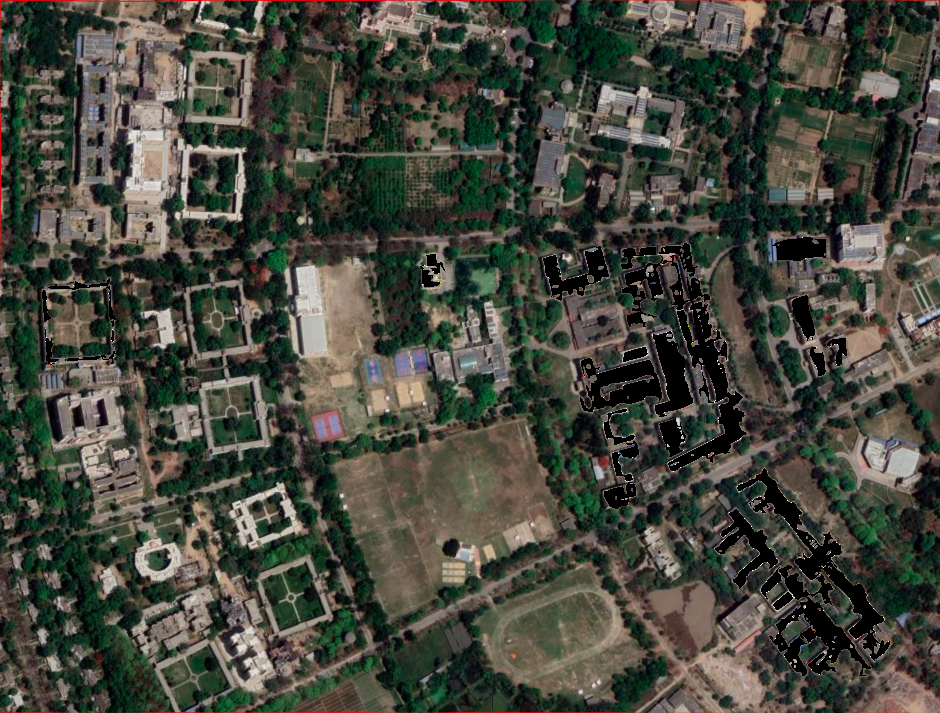
#> input picture data/img copy 2.png, 940 x 713 px
$ python -i shadow_detection_Freitas.py   (imports and definitions only)
#> lines starting #> are read from the running program, lines starting #| are printed output that depends on the picture; after the words box and inside, x2 and y2 are one past the last pixel; in counts of white or black regions, pixels touching at a corner belong together
#> further down, picture is the input picture: shape (713, 940, 3); mean B, G, R 61.3, 71.1, 69.8
#!/usr/bin/python
# -*- coding: UTF-8 -*-

"""
Paper:
V. L. S. Freitas, B. M. F. Reis, and A. M. G. Tommaselli
Automatic shadow detection in aerial and terrestrial images
2017

"""

import cv2
import os
from osgeo import gdal
import numpy as np
from matplotlib import pyplot as plt
import math
from scipy.signal import argrelextrema
import scipy.ndimage.filters as ft
import scipy.signal as sg

from matplotlib.widgets import Slider, Button, RadioButtons


def isShadow(K_R, K_G, K_B):

    # Property 1: tal*K_H^80 < K_H < eta*K_H^20
    if K_R < 1.59 or K_R > 48.44:
        return False

    if K_G < 1.43 or K_G > 41.6:
        return False

    if K_B < 1.27 or K_B > 32.4:
        return False

    # Property 2   K_R > K_G > K_B
    if (K_B>K_R) or (K_B>K_G) or (K_G>K_R):
        return False

    # Property 3
    # K_R-K_G>epsilon and K_G-K_B>epsilon  if  K_R>K_R^80
    # K_R-K_G> (epsilon/2) and K_G-K_B>(epsilon/2)  if  K_R<=K_R^80
    # epsilon = 0.33/2 = 0.165

    if K_R>3.18:
        if (K_R-K_G)<0.165 or (K_G-K_B)<0.165:
            return False

    elif (K_R-K_G)<0.0825 or (K_G-K_B)<0.0825:
        return False

    return True


def shadowDetection_Santos_KH(imgIn):

    rows = imgIn.shape[0]
#> rows = 713
    cols = imgIn.shape[1]
#> cols = 940

    mask = np.zeros((3,3), dtype=float)

    mask[0,0] = -1.0;
    mask[0,1] = -1.0;
    mask[0,2] = -1.0;
    mask[1,0] = -1.0;
    mask[1,1] = 32.0;
    mask[1,2] = -1.0;
    mask[2,0] = -1.0;
    mask[2,1] = -1.0;
    mask[2,2] = -1.0;


    imgOut = np.zeros((rows, cols), dtype=np.uint8)
    shadowMatrix = np.full((rows, cols), 0, dtype=float)
    I_band = np.zeros((rows, cols), dtype=np.uint8)

    np.zeros((rows, cols), dtype=np.uint8)

    for l in range(rows):
        for c in range(cols):
            R = imgIn.item(l,c,2)
            G = imgIn.item(l,c,1)
            B = imgIn.item(l,c,0)


            # Compute components S and I from HSI system - values between 0 and 255
            I  = (0.33333333) * (R + G + B);

            I_band[l,c] = I
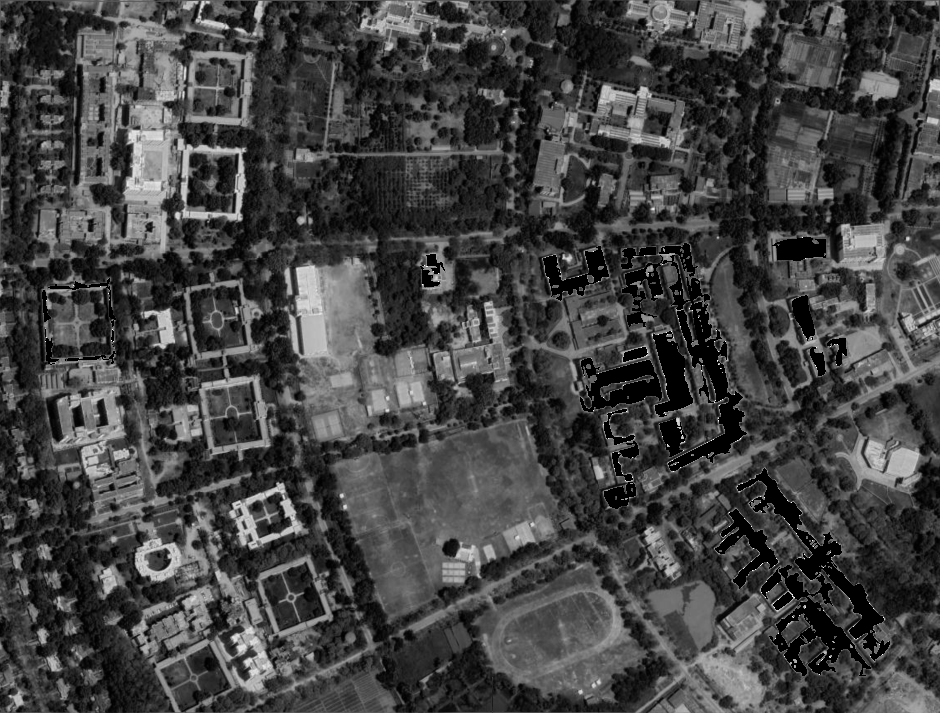
#> I_band: shape (713, 940); min 0, max 254, mean 66.7


    w = 7
    gray = cv2.bilateralFilter(I_band, w, 700, 25)
    shadowMatrix = sg.convolve(gray,mask)/8.0
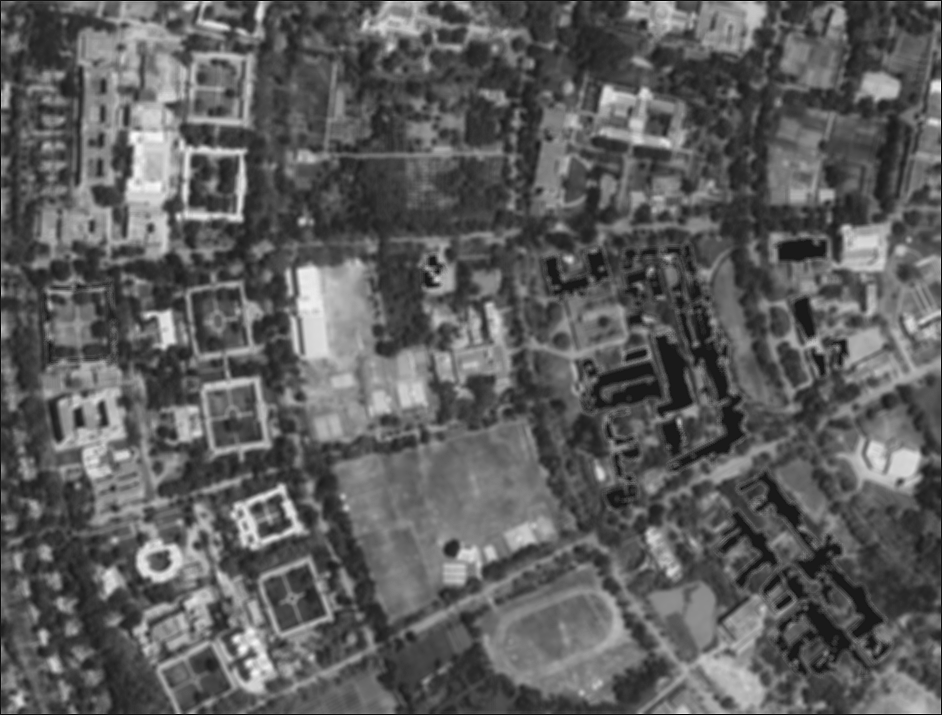
#> shadowMatrix: shape (715, 942) float64; min -73.5, max 670.1, mean 199.2; drawn with min black and max white

    threshold = np.mean(gray)
#> threshold = 66.73

    R_medio_nonShdw = 0.0
    G_medio_nonShdw = 0.0
    B_medio_nonShdw = 0.0
    count = 0.0
    for l in range(2,rows-2):
        for c in range(2,cols-2):
            # Shadow candidates (value 255) are values below the threshold
            if shadowMatrix[l,c] > threshold*1.3:

                # Compute the average R,G,B values from the original image only on shadow-free areas.
                if gray[l,c] > 255/2:
                    R_medio_nonShdw += imgIn.item(l,c,2)
                    G_medio_nonShdw += imgIn.item(l,c,1)
                    B_medio_nonShdw += imgIn.item(l,c,0)
                    count += 1.0
            else:
                imgOut[l,c] = 255
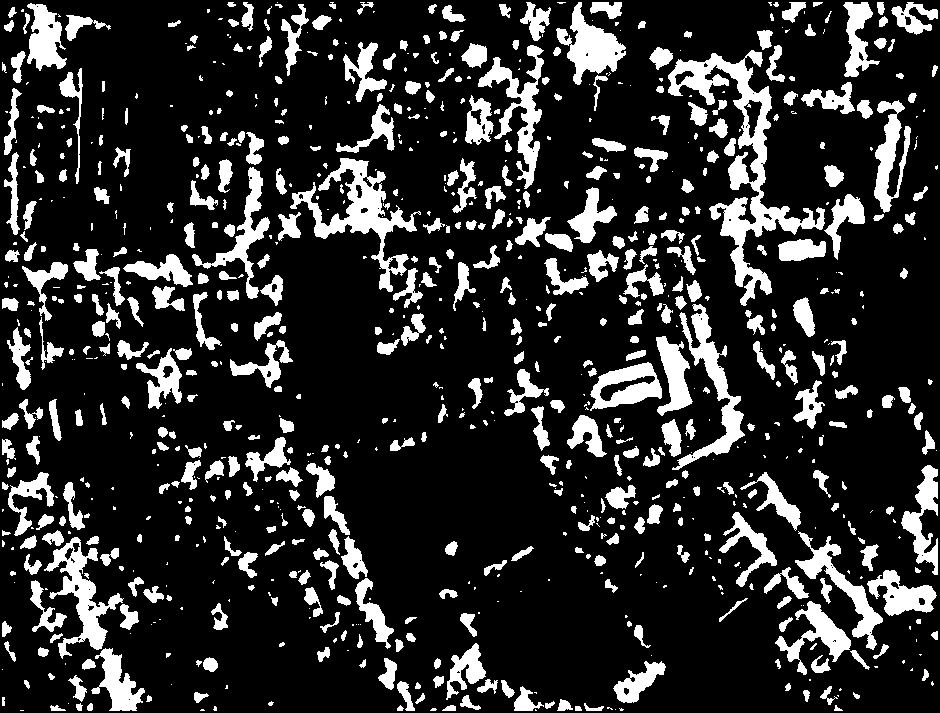
#> imgOut: shape (713, 940); 17.9% white; 897 white regions (366 under 20 px), largest, box (x1, y1, x2, y2) and area: (668, 50, 825, 306) 7729, (290, 158, 421, 292) 4284, (672, 304, 745, 470) 2916
#> after the loop, B_medio_nonShdw = 8353390; G_medio_nonShdw = 8973623; R_medio_nonShdw = 9740425; count = 57176

    # imgOut2 is a copy of imgOut
    imgOut2 = np.copy(imgOut)

    # Just in case there are shadow-free pixels
    if count > 0:
        R_medio_nonShdw = R_medio_nonShdw / count
#> R_medio_nonShdw = 170.4
        G_medio_nonShdw = G_medio_nonShdw / count
#> G_medio_nonShdw = 156.9
        B_medio_nonShdw = B_medio_nonShdw / count
#> B_medio_nonShdw = 146.1

        K_R = 0.0
        K_G = 0.0
        K_B = 0.0

        # Checking on shadow-free areas, verifying the K_H property with windows of size 3
        for l in range(2,rows-2):
            for c in range(2,cols-2):

                R_med = 0.0
                G_med = 0.0
                B_med = 0.0

                # All pixels from the window below must belong to the same target
                # in order to apply the shadow verification process.
                allSameTarget = True
                target = imgOut[l,c]
                for ll in range(-1,2):
                    for cc in range(-1,2):
                        if imgOut[l+ll, c+cc] != target:
                            allSameTarget = False
                        else:
                            B_med += imgIn[l+ll, c+cc, 0]
                            G_med += imgIn[l+ll, c+cc, 1]
                            R_med += imgIn[l+ll, c+cc, 2]


                # Verify the K_H
                # if case they are from the same target
                if allSameTarget == True:
                    # Calcula os componentes K_H
                    R_med = R_med / 9.0
                    G_med = G_med / 9.0
                    B_med = B_med / 9.0

                    K_R=((R_medio_nonShdw+14)**2.4) / ((R_med+14)**2.4)
                    K_G=((G_medio_nonShdw+14)**2.4) / ((G_med+14)**2.4)
                    K_B=((B_medio_nonShdw+14)**2.4) / ((B_med+14)**2.4)

                    # Case the value belong to a shadow, then label it
                    if isShadow(K_R, K_G, K_B) == True:
                        imgOut2[l,c] = 255
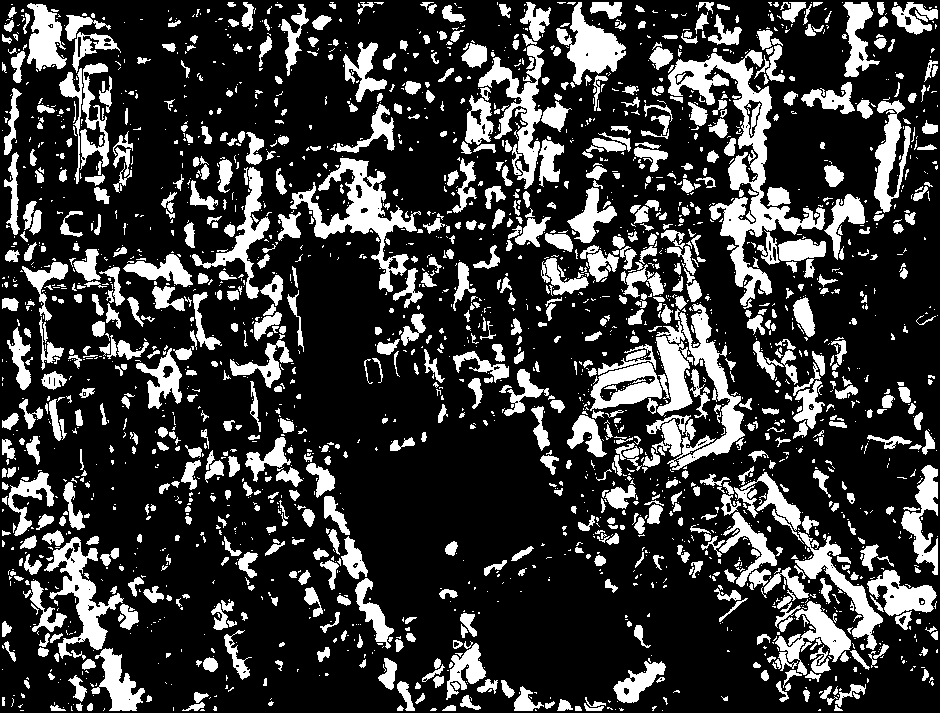
#> imgOut2: shape (713, 940); 22.7% white; 2666 white regions (1791 under 20 px), largest, box (x1, y1, x2, y2) and area: (668, 50, 825, 306) 7729, (290, 158, 421, 292) 4284, (672, 304, 745, 470) 2916


    strElem = cv2.getStructuringElement(cv2.MORPH_ELLIPSE,(3,3)) # Structuring element is a circle
    imgOut2 = cv2.morphologyEx(imgOut2, cv2.MORPH_CLOSE, strElem)
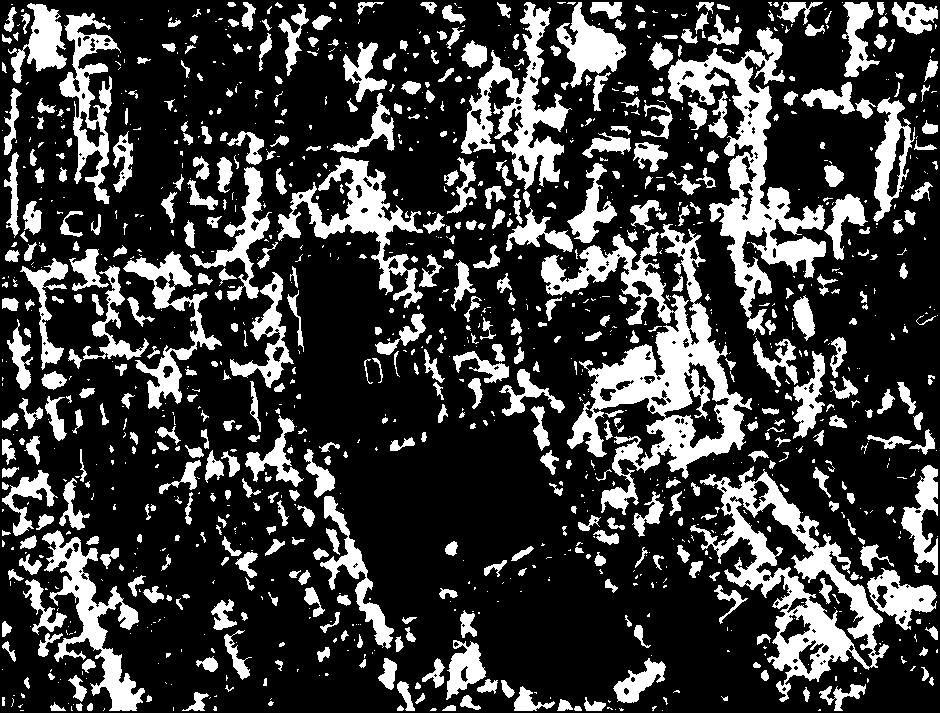
#> imgOut2: shape (713, 940); 24.4% white; 1255 white regions (730 under 20 px), largest, box (x1, y1, x2, y2) and area: (541, 224, 752, 515) 18174, (668, 27, 826, 335) 12215, (690, 466, 889, 702) 11834
    kernel = np.ones((3, 3), np.uint8)
    imgOut2 = cv2.erode(imgOut2, kernel, iterations=1)
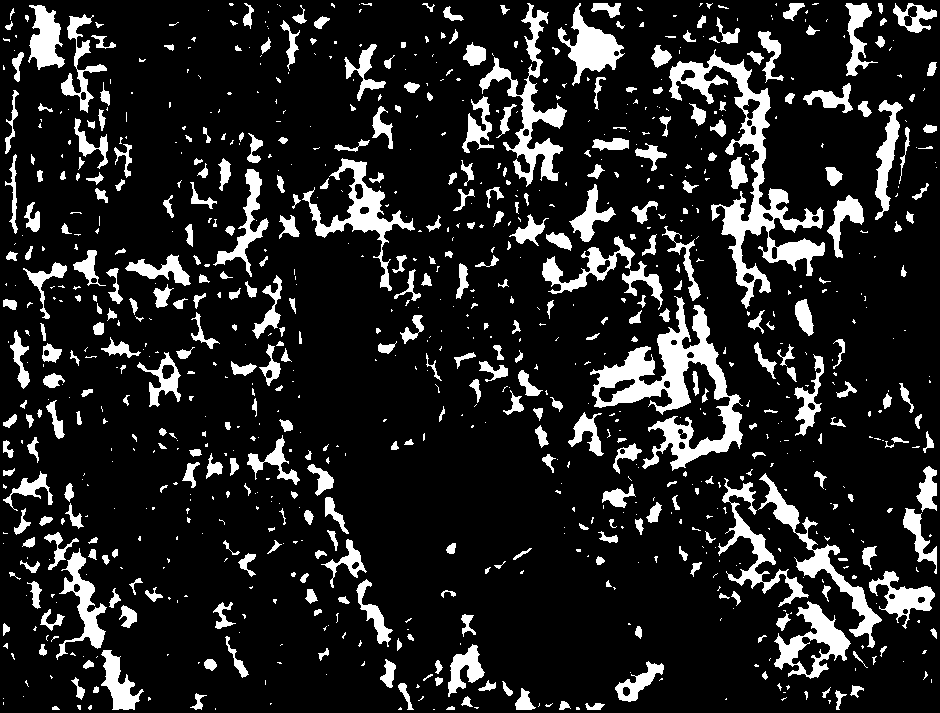
#> imgOut2: shape (713, 940); 14.4% white; 931 white regions (537 under 20 px), largest, box (x1, y1, x2, y2) and area: (590, 296, 743, 471) 7988, (669, 49, 825, 309) 7569, (479, 3, 567, 187) 3464
    #imgOut2 = cv2.dilate(imgOut2, kernel, iterations=1)

    return imgOut2


def main(input_image, folder_path, base_name):
    imgRef = cv2.imread(input_image)
    imgOut = shadowDetection_Santos_KH(imgRef)
    cv2.imwrite(os.path.join(folder_path, base_name + '_Freitas.tif'), imgOut)

    dataset = gdal.Open( input_image )
    projection   = dataset.GetProjection()
    geotransform = dataset.GetGeoTransform()

    if projection is not None and geotransform is not None:
        dataset2 = gdal.Open( os.path.join(folder_path, base_name + '_Freitas.tif'), gdal.GA_Update )
        if geotransform is not None and geotransform != (0,1,0,0,0,1):
            dataset2.SetGeoTransform( geotransform )
        if projection is not None and projection != '':
            dataset2.SetProjection( projection )
        gcp_count = dataset.GetGCPCount()
        if gcp_count != 0:
            dataset2.SetGCPs( dataset.GetGCPs(), dataset.GetGCPProjection() )


# [2 lines not run here, left out]

>>> import cv2
>>> picture = cv2.imread('../../../data/img copy 2.png')
>>> result = shadowDetection_Santos_KH(picture)

$ run again, on data/img copy 3.png
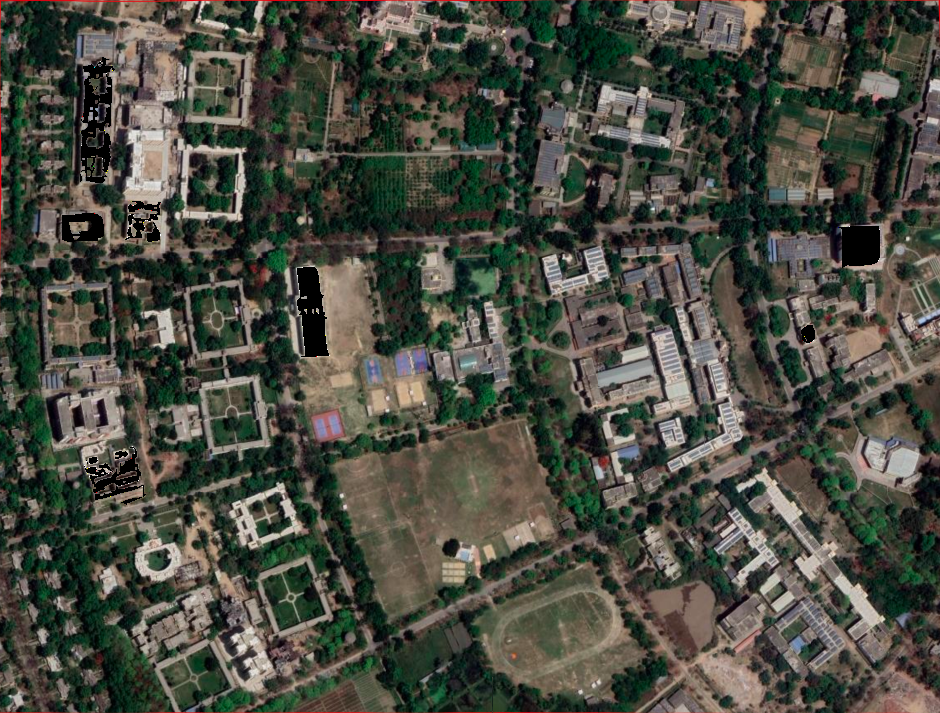
#> input picture data/img copy 3.png, 940 x 713 px
#> picture is the input picture: shape (713, 940, 3); mean B, G, R 64.9, 74.8, 73.8
#> threshold = 70.49
#> after the loop in shadowDetection_Santos_KH, `for l in range(2,rows-2):`:
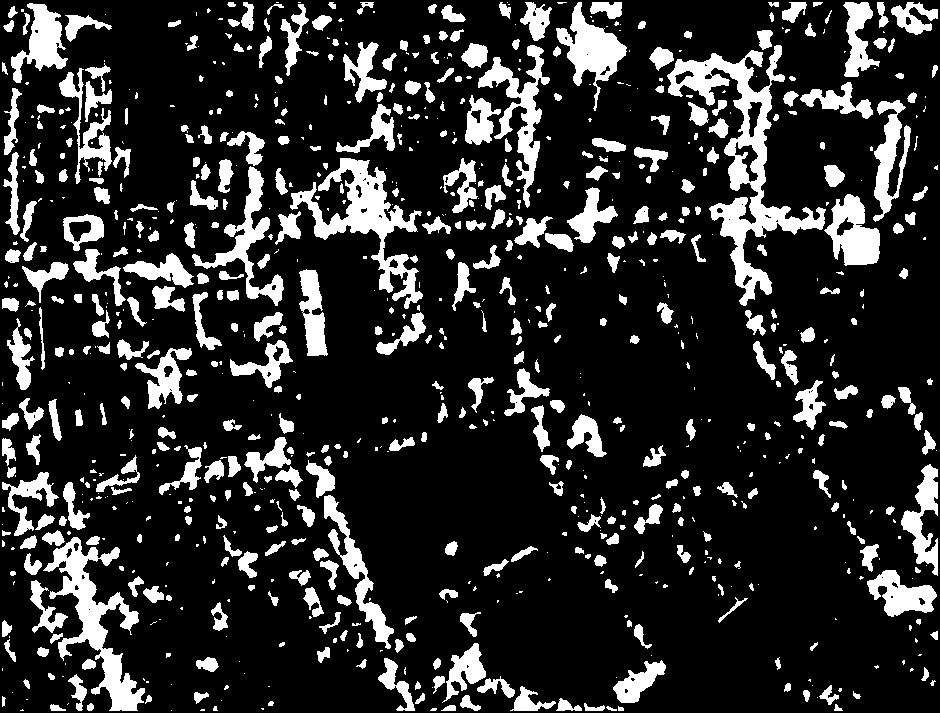
#> imgOut: shape (713, 940); 17.6% white; 872 white regions (390 under 20 px), largest, box (x1, y1, x2, y2) and area: (667, 45, 826, 306) 8902, (290, 158, 423, 309) 5396, (43, 537, 145, 711) 5294
#> after the loop in shadowDetection_Santos_KH, `for l in range(2,rows-2):`: B_medio_nonShdw = 10030018; G_medio_nonShdw = 10699155; R_medio_nonShdw = 11532267; count = 67891
#> in shadowDetection_Santos_KH, `R_medio_nonShdw = R_medio_nonShdw / count`: R_medio_nonShdw = 169.9
#> in shadowDetection_Santos_KH, `G_medio_nonShdw = G_medio_nonShdw / count`: G_medio_nonShdw = 157.6
#> in shadowDetection_Santos_KH, `B_medio_nonShdw = B_medio_nonShdw / count`: B_medio_nonShdw = 147.7
#> in shadowDetection_Santos_KH, `imgOut2 = cv2.erode(imgOut2, kernel, iterations=1)`:
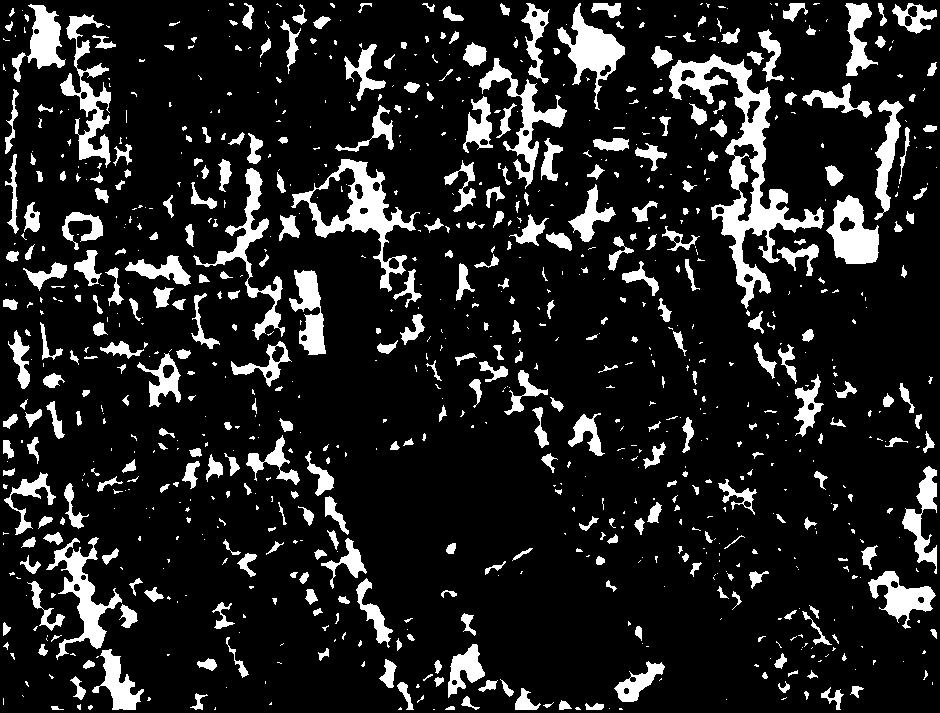
#> imgOut2: shape (713, 940); 13.6% white; 918 white regions (527 under 20 px), largest, box (x1, y1, x2, y2) and area: (669, 54, 824, 309) 7783, (291, 159, 420, 292) 3776, (60, 14, 111, 168) 2481
